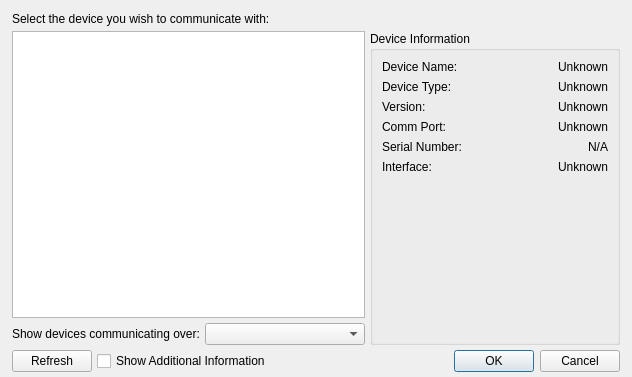
<?xml version="1.0" encoding="UTF-8"?>
<ui version="4.0">
 <class>DeviceDialog</class>
 <widget class="QDialog" name="DeviceDialog">
  <property name="geometry">
   <rect>
    <x>0</x>
    <y>0</y>
    <width>632</width>
    <height>377</height>
   </rect>
  </property>
  <property name="windowTitle">
   <string>Device Selection</string>
  </property>
  <layout class="QVBoxLayout" name="verticalLayout_3">
   <property name="spacing">
    <number>5</number>
   </property>
   <property name="leftMargin">
    <number>12</number>
   </property>
   <property name="topMargin">
    <number>12</number>
   </property>
   <property name="rightMargin">
    <number>12</number>
   </property>
   <property name="bottomMargin">
    <number>5</number>
   </property>
   <item>
    <widget class="QLabel" name="label_4">
     <property name="text">
      <string>Select the device you wish to communicate with:</string>
     </property>
    </widget>
   </item>
   <item>
    <layout class="QHBoxLayout" name="horizontalLayout_9">
     <item>
      <layout class="QVBoxLayout" name="verticalLayout">
       <item>
        <widget class="QListView" name="ui_devices">
         <property name="gridSize">
          <size>
           <width>128</width>
           <height>128</height>
          </size>
         </property>
         <property name="viewMode">
          <enum>QListView::IconMode</enum>
         </property>
        </widget>
       </item>
       <item>
        <layout class="QHBoxLayout" name="horizontalLayout">
         <item>
          <widget class="QLabel" name="label_6">
           <property name="text">
            <string>Show devices communicating over:</string>
           </property>
          </widget>
         </item>
         <item>
          <widget class="QComboBox" name="ui_interfaces"/>
         </item>
        </layout>
       </item>
      </layout>
     </item>
     <item>
      <widget class="QGroupBox" name="ui_deviceInfo">
       <property name="minimumSize">
        <size>
         <width>250</width>
         <height>0</height>
        </size>
       </property>
       <property name="title">
        <string>Device Information</string>
       </property>
       <property name="flat">
        <bool>false</bool>
       </property>
       <layout class="QVBoxLayout" name="verticalLayout_2">
        <item>
         <layout class="QHBoxLayout" name="horizontalLayout_2">
          <item>
           <widget class="QLabel" name="label_2">
            <property name="text">
             <string>Device Name:</string>
            </property>
           </widget>
          </item>
          <item>
           <widget class="QLabel" name="ui_deviceName">
            <property name="text">
             <string>Unknown</string>
            </property>
            <property name="alignment">
             <set>Qt::AlignRight|Qt::AlignTrailing|Qt::AlignVCenter</set>
            </property>
           </widget>
          </item>
         </layout>
        </item>
        <item>
         <layout class="QHBoxLayout" name="horizontalLayout_6">
          <item>
           <widget class="QLabel" name="label">
            <property name="text">
             <string>Device Type:</string>
            </property>
           </widget>
          </item>
          <item>
           <widget class="QLabel" name="ui_deviceType">
            <property name="text">
             <string>Unknown</string>
            </property>
            <property name="alignment">
             <set>Qt::AlignRight|Qt::AlignTrailing|Qt::AlignVCenter</set>
            </property>
           </widget>
          </item>
         </layout>
        </item>
        <item>
         <layout class="QHBoxLayout" name="horizontalLayout_10">
          <item>
           <widget class="QLabel" name="label_9">
            <property name="text">
             <string>Version:</string>
            </property>
           </widget>
          </item>
          <item>
           <widget class="QLabel" name="ui_version">
            <property name="text">
             <string>Unknown</string>
            </property>
            <property name="alignment">
             <set>Qt::AlignRight|Qt::AlignTrailing|Qt::AlignVCenter</set>
            </property>
           </widget>
          </item>
         </layout>
        </item>
        <item>
         <layout class="QHBoxLayout" name="horizontalLayout_8">
          <item>
           <widget class="QLabel" name="label_8">
            <property name="text">
             <string>Comm Port:</string>
            </property>
           </widget>
          </item>
          <item>
           <widget class="QLabel" name="ui_commPort">
            <property name="text">
             <string>Unknown</string>
            </property>
            <property name="alignment">
             <set>Qt::AlignRight|Qt::AlignTrailing|Qt::AlignVCenter</set>
            </property>
           </widget>
          </item>
         </layout>
        </item>
        <item>
         <layout class="QHBoxLayout" name="horizontalLayout_5">
          <item>
           <widget class="QLabel" name="label_7">
            <property name="text">
             <string>Serial Number:</string>
            </property>
           </widget>
          </item>
          <item>
           <widget class="QLabel" name="ui_serialNumber">
            <property name="text">
             <string>N/A</string>
            </property>
            <property name="alignment">
             <set>Qt::AlignRight|Qt::AlignTrailing|Qt::AlignVCenter</set>
            </property>
           </widget>
          </item>
         </layout>
        </item>
        <item>
         <layout class="QHBoxLayout" name="horizontalLayout_3">
          <item>
           <widget class="QLabel" name="label_3">
            <property name="text">
             <string>Interface:</string>
            </property>
           </widget>
          </item>
          <item>
           <widget class="QLabel" name="ui_interface">
            <property name="text">
             <string>Unknown</string>
            </property>
            <property name="alignment">
             <set>Qt::AlignRight|Qt::AlignTrailing|Qt::AlignVCenter</set>
            </property>
           </widget>
          </item>
         </layout>
        </item>
        <item>
         <spacer name="verticalSpacer">
          <property name="orientation">
           <enum>Qt::Vertical</enum>
          </property>
          <property name="sizeHint" stdset="0">
           <size>
            <width>20</width>
            <height>40</height>
           </size>
          </property>
         </spacer>
        </item>
       </layout>
      </widget>
     </item>
    </layout>
   </item>
   <item>
    <layout class="QHBoxLayout" name="horizontalLayout_7">
     <item>
      <widget class="QPushButton" name="pushButton">
       <property name="text">
        <string>Refresh</string>
       </property>
      </widget>
     </item>
     <item>
      <widget class="QCheckBox" name="ui_additionalInfo">
       <property name="text">
        <string>Show Additional Information</string>
       </property>
      </widget>
     </item>
     <item>
      <widget class="QDialogButtonBox" name="ui_buttons">
       <property name="orientation">
        <enum>Qt::Horizontal</enum>
       </property>
       <property name="standardButtons">
        <set>QDialogButtonBox::Cancel|QDialogButtonBox::Ok</set>
       </property>
      </widget>
     </item>
    </layout>
   </item>
  </layout>
 </widget>
 <resources/>
 <connections>
  <connection>
   <sender>ui_buttons</sender>
   <signal>accepted()</signal>
   <receiver>DeviceDialog</receiver>
   <slot>accept()</slot>
   <hints>
    <hint type="sourcelabel">
     <x>566</x>
     <y>371</y>
    </hint>
    <hint type="destinationlabel">
     <x>157</x>
     <y>274</y>
    </hint>
   </hints>
  </connection>
  <connection>
   <sender>ui_buttons</sender>
   <signal>rejected()</signal>
   <receiver>DeviceDialog</receiver>
   <slot>reject()</slot>
   <hints>
    <hint type="sourcelabel">
     <x>619</x>
     <y>371</y>
    </hint>
    <hint type="destinationlabel">
     <x>286</x>
     <y>274</y>
    </hint>
   </hints>
  </connection>
  <connection>
   <sender>ui_additionalInfo</sender>
   <signal>toggled(bool)</signal>
   <receiver>ui_deviceInfo</receiver>
   <slot>setVisible(bool)</slot>
   <hints>
    <hint type="sourcelabel">
     <x>242</x>
     <y>356</y>
    </hint>
    <hint type="destinationlabel">
     <x>428</x>
     <y>241</y>
    </hint>
   </hints>
  </connection>
 </connections>
</ui>
